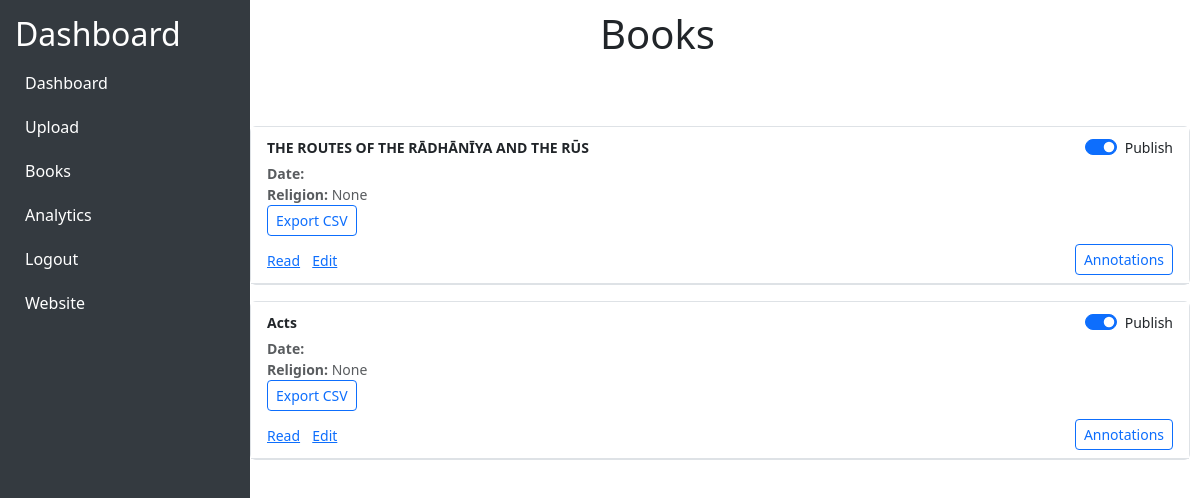
The app's page /dashboard/books/ (signed in), older data.
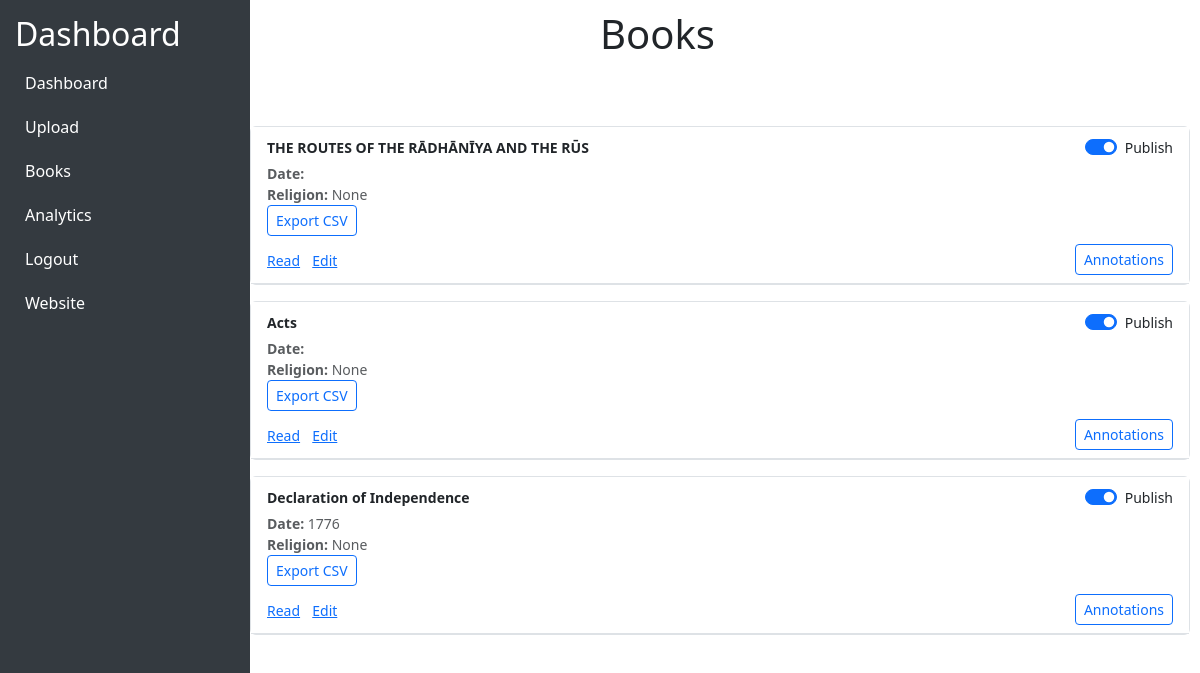
The same page, newer data.
### api/models.py (models this page shows, shortened)
class Book(models.Model):
    name = models.CharField(max_length=255)
    language = models.ForeignKey(Language, on_delete=models.CASCADE)
    date = models.CharField(max_length=255, default=None)
    religion = models.ForeignKey(Religion, on_delete=models.CASCADE,default=None, null=True, blank=True)
    authors = models.CharField(max_length=255, blank=True, null=True, default=None)
    denomination = models.CharField(max_length=255, blank=True, null=True,default=None)
    translator = models.CharField(max_length=255, blank=True, null=True,default=None)
    book_id = models.CharField(max_length=255, blank=True, null=True,  default=None)
    description = models.CharField(max_length=255, blank=True, null=True, default=None)
    rights = models.CharField(max_length=255, blank=True, null=True, default=None)
    publisher = models.CharField(max_length=255, blank=True, null=True, default=None)
    image = models.ImageField(upload_to="book_images/", default="book_images/default.jpg")
    book_file = models.FileField(upload_to="books/", blank=True, null=True)
    is_published = models.BooleanField(default=False)

### dashboard/views.py (the view)
# urls.py: path("books/", books, name="books"),
def books(request):
    book_objects = Book.objects.all()
    books_data = []
    return render(request, "books.html", {"books": book_objects})

### dashboard/templates/books.html (shortened to what this page needs)
{% extends 'dashbase.html' %}
{% load static %}
{% block extra_head_dash %}
<link rel="stylesheet" href="{% static '/dashboard/css/books.css' %}">
{% endblock %}
{% block content %}
<h1>Books</h1>
<div class="content">
    {% for book in books %}
    <div class="books-container border rounded">
        <div class="list-group list-group-flush">
            <div class="list-group-item py-2 px-3 border-bottom">
                <div class="d-flex justify-content-between align-items-center">
                    <strong class="small">{{ book.name }}</strong>
                    <div class="form-check form-switch mb-0">
                        <input class="form-check-input" type="checkbox" id="publish-{{ book.id }}"
                            onchange="updatePublishStatus('{{ book.id }}')" {% if book.is_published %}checked{% endif %}>
                        <label class="form-check-label small" for="publish-{{ book.id }}">Publish</label>
                    </div>
                </div>
                <div class="text-muted small mt-1">
                    <div><strong>Date:</strong> {{ book.date }}</div>
                    <div><strong>Religion:</strong> {{ book.religion }}</div>
                </div>
                <div>
                    <button class="btn btn-sm btn-outline-primary" onclick="export_csv('{{ book.book_file|escapejs }}')">Export
                        CSV</button>
                </div>
                <div class="mt-2 d-flex justify-content-between align-items-center">
                    <div>
                        <a href="#" class="small me-2">Read</a>
                        <a href="#" class="small me-2">Edit</a>
                    </div>
                    <a href="{% url 'dashboard:annotations' book.id %}"
                        class="btn btn-sm btn-outline-primary">Annotations</a>
                </div>
            </div>
        </div>
    </div>
    {% endfor %}
</div>
{% endblock %}

Row changes from the older to the newer data that the page shows:
added Book: name "Declaration of Independence", is_published "☑", date "1776", religion "None"
